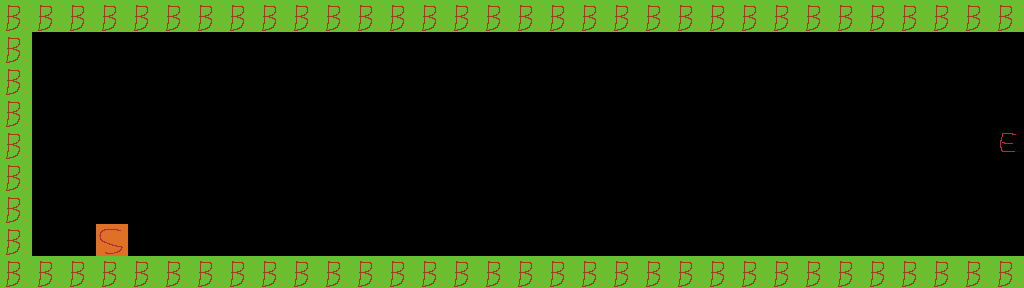

The image is a tile-based game level rendered from a .tmx file. Its description and complete source (layers, tilesets, objects, tile grids) follow:
An orthogonal 32x9 tile map with 32x32 px tiles, 1 tile layer (Tile Layer 1) and 19 objects (19x Bomb).

<map version="1.4" tiledversion="1.4.2" orientation="orthogonal" renderorder="right-down" width="32" height="9" tilewidth="32" tileheight="32" infinite="0" nextlayerid="3" nextobjectid="27">
 <tileset firstgid="1" source="Blocks.tsx" />
 <layer id="1" name="Tile Layer 1" width="32" height="9">
  <data encoding="csv">
6,6,6,6,6,6,6,6,6,6,6,6,6,6,6,6,6,6,6,6,6,6,6,6,6,6,6,6,6,6,6,6,
6,0,0,0,0,0,0,0,0,0,0,0,0,0,0,0,0,0,0,0,0,0,0,0,0,0,0,0,0,0,0,0,
6,0,0,0,0,0,0,0,0,0,0,0,0,0,0,0,0,0,0,0,0,0,0,0,0,0,0,0,0,0,0,0,
6,0,0,0,0,0,0,0,0,0,0,0,0,0,0,0,0,0,0,0,0,0,0,0,0,0,0,0,0,0,0,0,
6,0,0,0,0,0,0,0,0,0,0,0,0,0,0,0,0,0,0,0,0,0,0,0,0,0,0,0,0,0,0,3,
6,0,0,0,0,0,0,0,0,0,0,0,0,0,0,0,0,0,0,0,0,0,0,0,0,0,0,0,0,0,0,0,
6,0,0,0,0,0,0,0,0,0,0,0,0,0,0,0,0,0,0,0,0,0,0,0,0,0,0,0,0,0,0,0,
6,0,0,5,0,0,0,0,0,0,0,0,0,0,0,0,0,0,0,0,0,0,0,0,0,0,0,0,0,0,0,0,
6,6,6,6,6,6,6,6,6,6,6,6,6,6,6,6,6,6,6,6,6,6,6,6,6,6,6,6,6,6,6,6
</data>
 </layer>
 <objectgroup id="2" name="Bombs">
  <object id="6" name="Bomb" type="Bomb" gid="7" x="224" y="256" width="32" height="32" />
  <object id="7" name="Bomb" type="Bomb" gid="7" x="256" y="256" width="32" height="32">
   <properties>
    <property name="MoveVertical" type="bool" value="true" />
    <property name="Progress" type="float" value="0.1" />
   </properties>
  </object>
  <object id="8" name="Bomb" type="Bomb" gid="7" x="288" y="256" width="32" height="32">
   <properties>
    <property name="Progress" type="float" value="0.2" />
   </properties>
  </object>
  <object id="9" name="Bomb" type="Bomb" gid="7" x="320" y="256" width="32" height="32">
   <properties>
    <property name="Progress" type="float" value="0.3" />
   </properties>
  </object>
  <object id="10" name="Bomb" type="Bomb" gid="7" x="352" y="256" width="32" height="32">
   <properties>
    <property name="Progress" type="float" value="0.4" />
   </properties>
  </object>
  <object id="11" name="Bomb" type="Bomb" gid="7" x="672" y="256" width="32" height="32">
   <properties>
    <property name="Progress" type="float" value="0.4" />
   </properties>
  </object>
  <object id="12" name="Bomb" type="Bomb" gid="7" x="416" y="256" width="32" height="32">
   <properties>
    <property name="Progress" type="float" value="0.6" />
   </properties>
  </object>
  <object id="13" name="Bomb" type="Bomb" gid="7" x="448" y="256" width="32" height="32">
   <properties>
    <property name="Progress" type="float" value="0.7" />
   </properties>
  </object>
  <object id="14" name="Bomb" type="Bomb" gid="7" x="480" y="256" width="32" height="32">
   <properties>
    <property name="Progress" type="float" value="0.8" />
   </properties>
  </object>
  <object id="15" name="Bomb" type="Bomb" gid="7" x="512" y="256" width="32" height="32">
   <properties>
    <property name="Progress" type="float" value="0.9" />
   </properties>
  </object>
  <object id="18" name="Bomb" type="Bomb" gid="7" x="544" y="256" width="32" height="32">
   <properties>
    <property name="Progress" type="float" value="0.8" />
   </properties>
  </object>
  <object id="19" name="Bomb" type="Bomb" gid="7" x="576" y="256" width="32" height="32">
   <properties>
    <property name="Progress" type="float" value="0.7" />
   </properties>
  </object>
  <object id="20" name="Bomb" type="Bomb" gid="7" x="608" y="256" width="32" height="32">
   <properties>
    <property name="Progress" type="float" value="0.6" />
   </properties>
  </object>
  <object id="21" name="Bomb" type="Bomb" gid="7" x="640" y="256" width="32" height="32">
   <properties>
    <property name="Progress" type="float" value="0.5" />
   </properties>
  </object>
  <object id="22" name="Bomb" type="Bomb" gid="7" x="384" y="256" width="32" height="32">
   <properties>
    <property name="Progress" type="float" value="0.5" />
   </properties>
  </object>
  <object id="23" name="Bomb" type="Bomb" gid="7" x="704" y="256" width="32" height="32">
   <properties>
    <property name="Progress" type="float" value="0.3" />
   </properties>
  </object>
  <object id="24" name="Bomb" type="Bomb" gid="7" x="736" y="256" width="32" height="32">
   <properties>
    <property name="Progress" type="float" value="0.2" />
   </properties>
  </object>
  <object id="25" name="Bomb" type="Bomb" gid="7" x="768" y="256" width="32" height="32">
   <properties>
    <property name="MoveVertical" type="bool" value="true" />
    <property name="Progress" type="float" value="0.1" />
   </properties>
  </object>
  <object id="26" name="Bomb" type="Bomb" gid="7" x="800" y="256" width="32" height="32" />
 </objectgroup>
</map>
